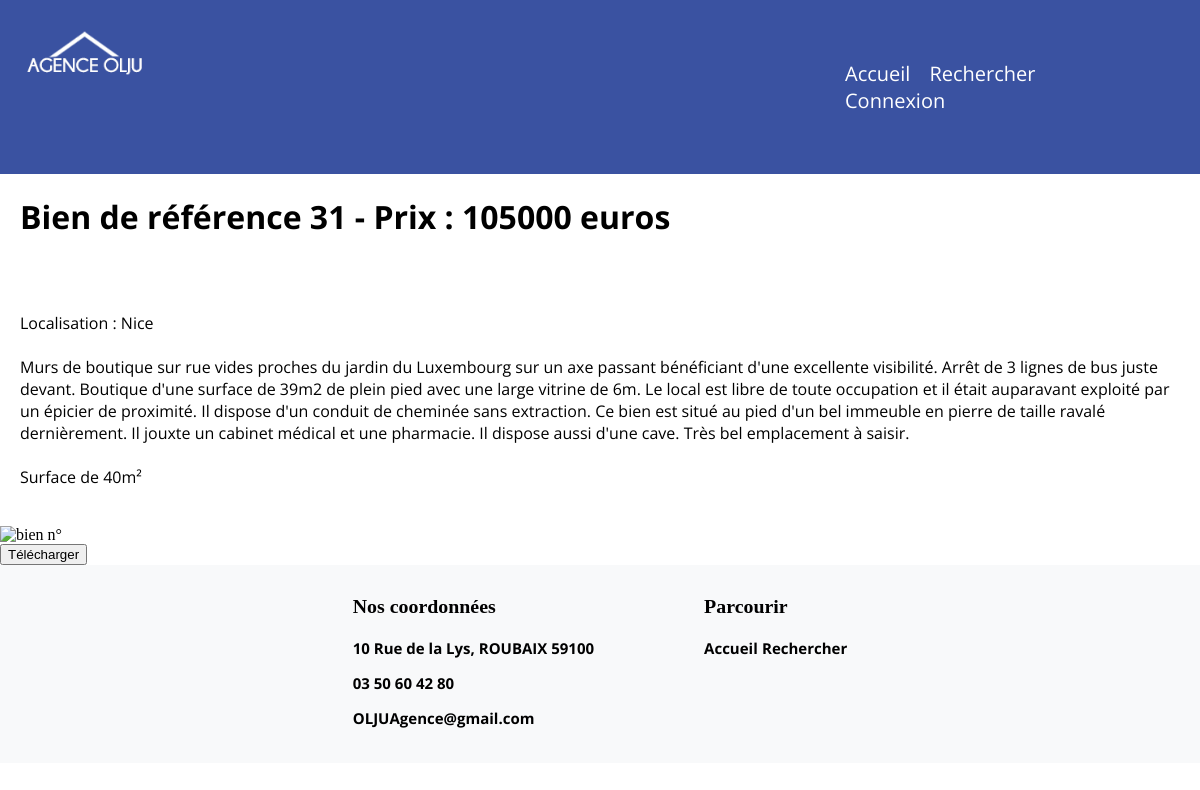
The app's page /vuescontroleurs/affichageUnBien.php?ref=31, older data.
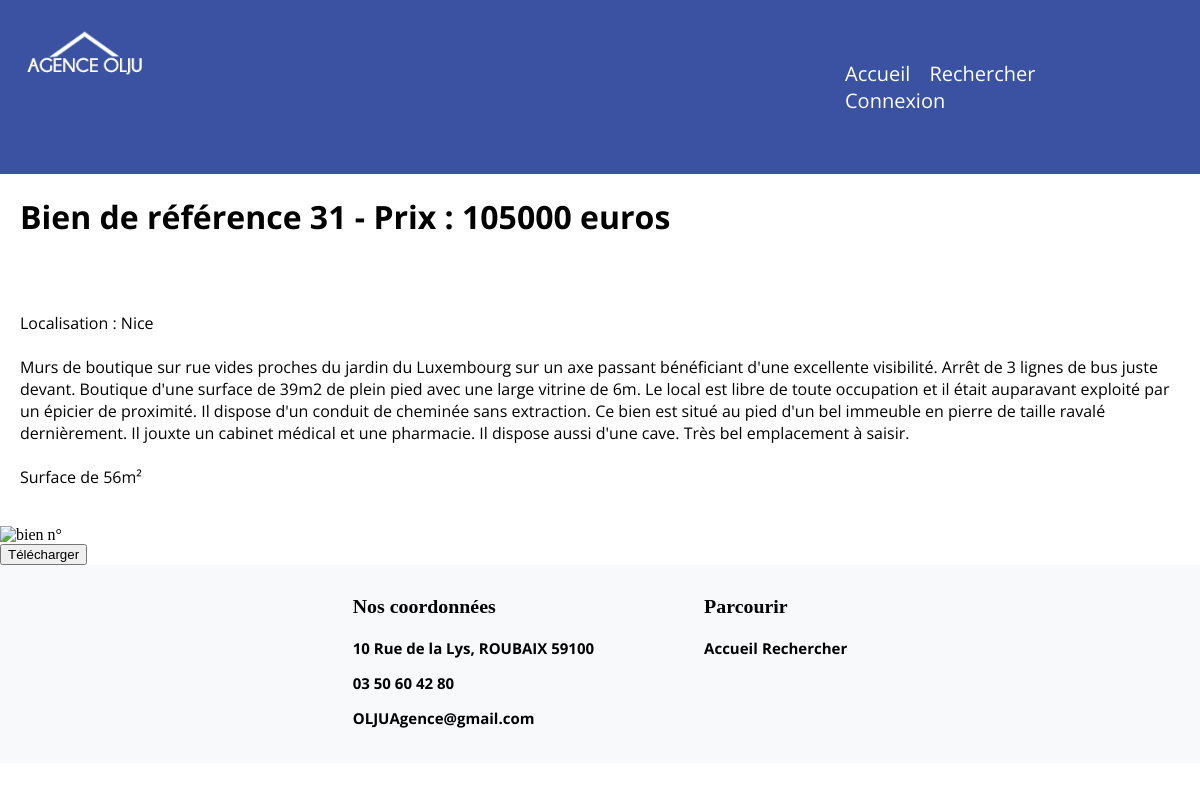
The same page, newer data.
### tables this page shows
CREATE TABLE IF NOT EXISTS `biens` (
  `ref` int(7) NOT NULL AUTO_INCREMENT,
  `descrip` text NOT NULL,
  `prix` int(11) NOT NULL,
  `surface` int(11) DEFAULT NULL,
  `type` int(11) NOT NULL,
  `ville` varchar(20) NOT NULL,
  `nbPiece` int(11) DEFAULT NULL,
  PRIMARY KEY (`ref`),
  KEY `fbien` (`type`)
);

### modeles/mesFonctionsAccesBDD.php (called while the page is built, shortened)
<?php
function affichageUnBien($ObjConnexion, $ref_bien) {
    $pdoState = $ObjConnexion->prepare("SELECT * From biens where ref=:laref");
    $bv1 = $pdoState->bindValue(':laref', $ref_bien);
    $execution = $pdoState->execute();
    $resultatRequete = $pdoState->fetch();
    return $resultatRequete;
}
function getImage($ObjConnexion, $id) {
    $requete = $ObjConnexion->prepare("select * from image where idBien=:id");
    $bv = $requete->bindValue(':id', $id);
    $execution = $requete->execute();
    $resultat = $requete->fetchAll();
    return $resultat;
}

### vuescontroleurs/affichageUnBien.php (the view)
<?php
include_once '../modeles/mesFonctionsAccesBDD.php';
$lePDO = connexionBDD();
$ref_bien = $_GET['ref'];
$affich = affichageUnBien($lePDO, $ref_bien);
$image = getImage($lePDO, $ref_bien);
include_once '../inc/entete.inc';
echo ' <div id="printable">';
echo '<h1 class = "visuBien">Bien de référence ' . $affich['ref'] . ' -  Prix : ' . $affich['prix'] . ' euros </h1><br/><br/>';
echo '<p class = "visuBien">Localisation : ' . $affich['ville'] . '<br/><br/>';
echo $affich['descrip'] . '<br/><br/>';
echo 'Surface de ' . $affich['surface'] . 'm²' . '<br/><br/></p>';
echo '<img src="../' . $image[0]['chemin'] . '" title ="bien n°' . $image[0]['nom'] . '" width=500px/>';
echo '</div>';
echo '  <button onClick="printToPDF()">Télécharger </button>';
include_once '../inc/piedDePage.inc';

Row changes from the older to the newer data that the page shows:
changed biens "Nice": surface "40" → "56"
